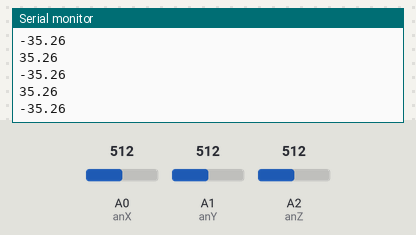
Simulated run of this sketch. Board: Arduino Uno, built with avr-gcc and run on an emulated ATmega328P. On the bench: the last lines printed to the serial monitor. Inputs (shaded band) come from the test bench; at power-on: A0 (anX) = 512, A1 (anY) = 512, A2 (anZ) = 512.

Above: at 1.2 s.
1.3 s: A0 (anX) set to 390
At 1.33 s:
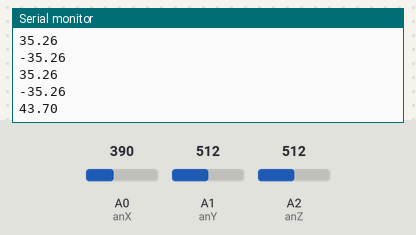
2.8 s: A1 (anY) set to 390
At 2.86 s:
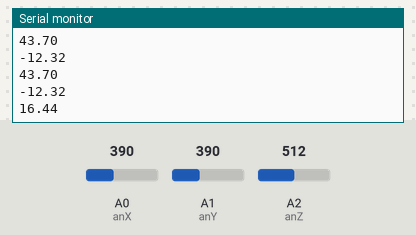
4.3 s: A2 (anZ) set to 716
At 4.39 s:
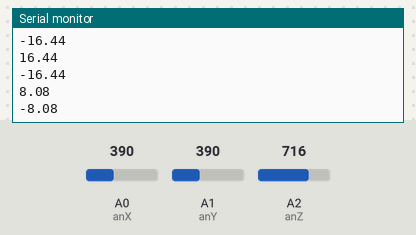
5.8 s: A0 (anX) set to 410
At 5.81 s:
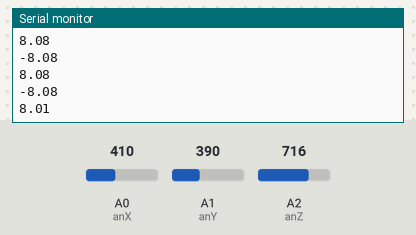
7.3 s: A1 (anY) set to 410
At 7.34 s:
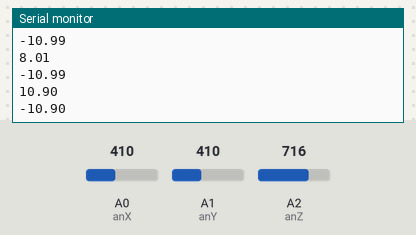
8.8 s: A2 (anZ) set to 900
At 8.87 s:
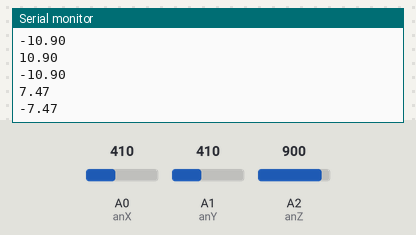
Timing chart, 0 to 11.3 s (numbered marks = the images above; inputs shaded):
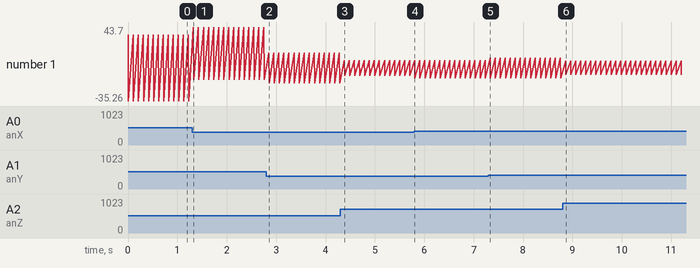

The sketch:

P4A3-RollPitch.ino
```cpp
#include <math.h>
#ifndef MPI
#define MPI 3.14159265358979323846
#endif


#define anX A0
#define anY A1
#define anZ A2

float valueX, valueY, valueZ;

float z_min = 270.0;
float z_max = 400.0;
float zG;

float y_min = 270.0;
float y_max = 400.0;
float yG;

float x_min = 270.0;
float x_max = 400.0;
float xG;

float alfa, beta;

void setup() {
  // put your setup code here, to run once:
  Serial.begin(9600);
}

void loop() {
  // put your main code here, to run repeatedly:
  valueX = analogRead(anX);
  valueY = analogRead(anY);
  valueZ = analogRead(anZ);

  zG = map(valueZ, z_min, z_max, -100, 100);
  zG = zG / 100;

  yG = map(valueY, y_min, y_max, -100, 100);
  yG = yG / 100;

  xG = map(valueX, x_min, x_max, -100, 100);
  xG = xG / 100;

  alfa = atan( yG / sqrt( (xG * xG) + (zG * zG) ) );
  alfa = alfa * 180 / MPI;
  //Serial.print("alpha: ");
  Serial.println(alfa);

  beta = atan( xG / sqrt( (yG * yG) + (zG * zG) ) );
  beta = -1 * beta * 180 / MPI;
  //Serial.print("; betha: ");
  Serial.println(beta);

  //Serial.print("; X: ");
  //Serial.print(xG);
  //Serial.print("; Y: ");
  //Serial.print(yG);
  //Serial.print("; Z: ");
  //Serial.println(zG);
  delay(100);
}
```

Measured:
- after the input at 1.3 s, the serial monitor: prints a new line at once (image 1)
- after the input at 2.8 s, the serial monitor: prints a new line after 0.05 s (image 2)
- after the input at 4.3 s, the serial monitor: prints a new line after 0.08 s (image 3)
- after the input at 5.8 s, the serial monitor: prints a new line at once (image 4)
- after the input at 7.3 s, the serial monitor: prints a new line at once (image 5)
- after the input at 8.8 s, the serial monitor: prints a new line after 0.06 s (image 6)
- plotted number 1: -35.26 → -12.32 after the input at 1.3 s, -12.32 → -16.44 after the input at 2.8 s, -16.44 → -8.08 after the input at 4.3 s, -8.08 → -10.99 after the input at 5.8 s, -10.99 → -10.9 after the input at 7.3 s
